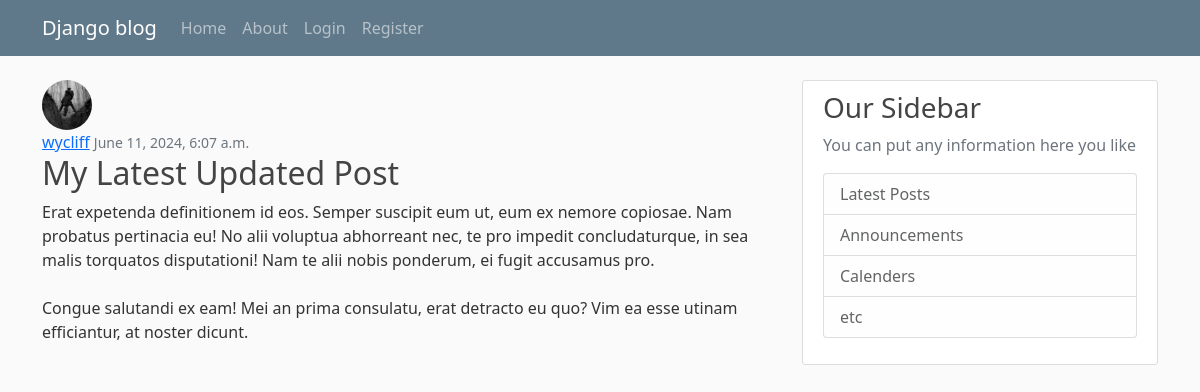
Page /blog/post/29/ on the committed database.
### blog/models.py (models this page shows, shortened)
class Post(models.Model):
    title = models.CharField(max_length=100)
    content = models.TextField()
    date_posted = models.DateTimeField(default=timezone.now)
    author = models.ForeignKey(User, on_delete=models.CASCADE)

### users/models.py (models this page shows, shortened)
class Profile(models.Model):
    user = models.OneToOneField(User, on_delete=models.CASCADE)
    image = models.ImageField(default='default.jpg', upload_to='profile pics')

### blog/views.py (the view)
# urls.py: path('post/<int:pk>/', PostDetailView.as_view(), name='post-detail'),
class PostDetailView(DetailView):
    model = Post

### blog/templates/blog/post_detail.html (shortened to what this page needs)
{% extends 'blog/base.html'%}
{% block content%}
<article class="media-content-section">
    <img class="rounded-circle article-img" style="width:50px;height:50px;object-fit:cover;" src="{{ object.author.profile.image.url }}">
    <div class="media-body">
        <div class="article-metadata">
            <a class="mr-2" href="#">{{ object.author}}</a>
            <small class="text-muted">{{ object.date_posted }}</small>
        </div>
        <h2 class="article-title">{{ object.title }}</h2>
        <p class="article-content">{{ object.content }}</p>
    </div>
</article>
{%endblock%}

### blog/templates/blog/base.html (shortened to what this page needs)
{% load static %}
<!DOCTYPE html>
<html>
    <head>
        <link href="https://cdn.jsdelivr.net/npm/bootstrap@5.0.2/dist/css/bootstrap.min.css" rel="stylesheet">
        <link rel="stylesheet" type="text/css" href="{% static 'blog/main.css'%}">
    </head>
    <body>
        <header>
            <nav class="navbar navbar-expand-md navbar-dark bg-steel fixed-top">
                <div class="container">
                    <a class="navbar-brand mr-4" href="/">Django blog</a>
                    <div class="collapse navbar-collapse" id="navbarToggle">
                        <div class="navbar-nav mr-auto">
                            <a class="nav-item nav-link" href="{% url 'blog-home' %}">Home</a>
                            <a class="nav-item nav-link" href="{% url 'blog-about' %}">About</a>
                            {% if user.is_authenticated %}
                            <a class="nav-item nav-link" href="{% url 'post-create' %}">New Post</a>
                            <a class="nav-item nav-link" href="{% url 'profile' %}">Profile</a>
                            <a class="nav-item nav-link" href="{% url 'logout' %}">Logout</a>
                            {% else %}
                              <a class="nav-item nav-link" href="{% url 'login' %}">Login</a>
                              <a class="nav-item nav-link" href="{% url 'register' %}">Register</a>
                            {% endif%}
                        </div>
                    </div>
                </div>
            </nav>
        </header>
       <main role="main" class="container">
        <div class="row">
            <div class="col-md-8">
                {% block content %}{% endblock %}
            </div>
            <div class="col-md-4">
                <div class="content-section">
                    <h3>Our Sidebar</h3>
                    <p class="text-muted">You can put any information here you like
                        <ul class="list-group">
                            <li class="list-group-item list-group-item-light">Latest Posts</li>
                            <li class="list-group-item list-group-item-light">Announcements</li>
                            <li class="list-group-item list-group-item-light">Calenders</li>
                            <li class="list-group-item list-group-item-light">etc</li>
                        </ul>
                    </p>
                </div>
            </div>
        </div>
       </main>
    </body>
</html>

### blog/static/blog/main.css (style rules this page uses)
body { background: #fafafa; color: #333333; margin-top: 5rem; }
h1,h2,h3,h4,h5,h6 { color: #444444; }
ul { margin: 0; }
.bg-steel { background-color: #5f788a; }
.content-section { background: #ffffff; padding: 10px 20px; border: 1px solid #dddddd; border-radius: 3px; margin-bottom: 20px; }
.article-title { color: #444444; }
.article-content { white-space: pre-line; }

### rows in the picture
Post: author.profile.image (picture), author "wycliff", date_posted "June 11, 2024, 6:07 a.m.", title "My Latest Updated Post", content "Erat expetenda definitionem id eos. Semper suscipit eum ut, eum ex nemore copiosae. Nam probatus pertinacia eu! No alii voluptua abhorreant nec, te pro impedit concludaturque, in sea malis torquatos disputationi! Nam te alii nobis ponderum, ei fugit accusamus pro. Congue salutandi ex eam! Mei an prima consulatu, erat detracto eu quo? Vim ea esse utinam efficiantur, at noster dicunt."
